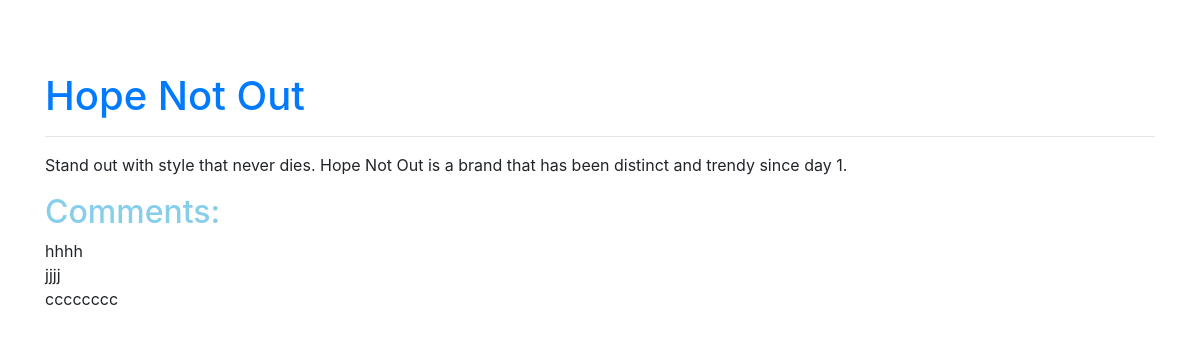
Screenshot of /detail.php?id=6 with the database file from the repository.
### tables this page shows
CREATE TABLE `post` (
  `id` int(11) NOT NULL,
  `title` varchar(45) NOT NULL,
  `description` varchar(500) NOT NULL
);

CREATE TABLE `comment` (
  `id` int(11) NOT NULL,
  `comm_id` int(11) NOT NULL,
  `comm_description` varchar(1100) NOT NULL
);

### detail.php (the view, shortened to what this page needs)
<?php
$conn = mysqli_connect("localhost" , "root" , "");
        mysqli_select_db($conn , "addpost");
?>
<!DOCTYPE html>
<html>
<head>
  <link rel="stylesheet" href="https://maxcdn.bootstrapcdn.com/bootstrap/4.3.1/css/bootstrap.min.css">
</head>
<body>
<br><br><br>
<div class="container">
<?php
    if (isset($_GET['id'])) {
      $id = $_GET['id'];
      $query  =  "select * from post where id = '$id'";
      $result = mysqli_query($conn , $query);
      while ($record = mysqli_fetch_array($result)) {
        ?>
    <div>
       <h1><a href="detail.php"><?php echo $record['title']; ?></a></h1><hr>
       <p><?php echo $record['description']; ?></p>
    </div>
    <?php  } } ?>
      <h2 style="color:skyblue;">Comments:</h2>
      <?php
          if (isset($_GET['id'])) {
            $cid = $_GET['id'];
            $query = "select * from comment where comm_id = '$cid'";
            $result =  mysqli_query($conn , $query);
            while ($row = mysqli_fetch_array($result)) {  ?>
           <div class="media">
           <div class="media-body">
            <?php echo $row['comm_description']; ?>
           </div>
           </div>
            <?php }} ?>
<?php
 if (!isset($_SESSION['email'])) {
die;
}
?>

### rows the page displays
post: title "Hope Not Out", description "Stand out with style that never dies. Hope Not Out is a brand that has been distinct and trendy since day 1."
comment: comm_description "hhhh"
comment: comm_description "jjjj"
comment: comm_description "cccccccc"
